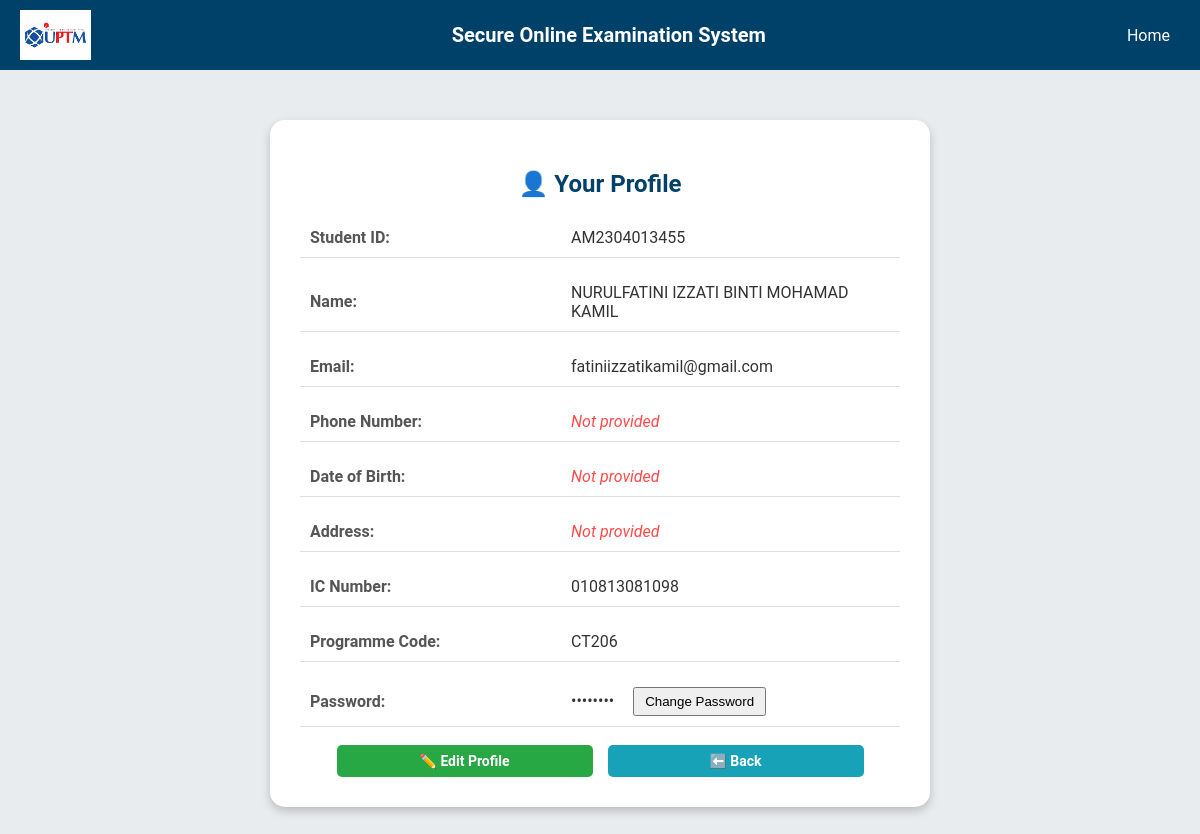
Page /student_profile.php (signed in) on the committed database.
### tables this page shows
CREATE TABLE `students` (
  `student_id` varchar(20) NOT NULL,
  `name` varchar(100) NOT NULL,
  `email` varchar(100) NOT NULL,
  `password` varchar(255) NOT NULL,
  `ic_number` varchar(20) DEFAULT NULL,
  `phone` varchar(20) DEFAULT NULL,
  `dob` date DEFAULT NULL,
  `address` text DEFAULT NULL,
  `programme_code` varchar(20) DEFAULT NULL
);

### student_profile.php (the view, shortened to what this page needs)
<?php
include "db_connection.php";
$student_id = $_SESSION["student_id"];
$studentQuery = $conn->query("SELECT * FROM students WHERE student_id = '$student_id'");
$student = $studentQuery->fetch_assoc();
?>
<!DOCTYPE html>
<html lang="en">
<head>
</head>
<body>
<div class="container">
    <h2>👤 Your Profile</h2>
    <div class="profile-info">
        <div class="profile-label">Student ID:</div>
        <div class="profile-data"><?php echo htmlspecialchars($student['student_id']); ?></div>
    </div>
    <div class="profile-info">
        <div class="profile-label">Name:</div>
        <div class="profile-data"><?php echo htmlspecialchars($student['name']); ?></div>
    </div>
    <div class="profile-info">
        <div class="profile-label">Email:</div>
        <div class="profile-data"><?php echo htmlspecialchars($student['email']); ?></div>
    </div>
    <div class="profile-info">
        <div class="profile-label">Phone Number:</div>
        <div class="profile-data"><?php echo htmlspecialchars($student['phone']) ?: '<span class="empty-data">Not provided</span>'; ?></div>
    </div>
    <div class="profile-info">
        <div class="profile-label">Date of Birth:</div>
        <div class="profile-data"><?php echo htmlspecialchars($student['dob']) ?: '<span class="empty-data">Not provided</span>'; ?></div>
    </div>
    <div class="profile-info">
        <div class="profile-label">Address:</div>
        <div class="profile-data"><?php echo htmlspecialchars($student['address']) ?: '<span class="empty-data">Not provided</span>'; ?></div>
    </div>
    <div class="profile-info">
        <div class="profile-label">IC Number:</div>
        <div class="profile-data"><?php echo htmlspecialchars($student['ic_number']) ?: '<span class="empty-data">Not provided</span>'; ?></div>
    </div>
    <div class="profile-info">
        <div class="profile-label">Programme Code:</div>
        <div class="profile-data"><?php echo htmlspecialchars($student['programme_code']) ?: '<span class="empty-data">Not provided</span>'; ?></div>
    </div>
    <div class="profile-info">
        <div class="profile-label">Password:</div>
        <div class="profile-data">
            ••••••••
            <button onclick="togglePasswordForm()" style="margin-left: 15px; padding: 5px 10px; cursor: pointer;">Change Password</button>
        </div>
    </div>
    <div class="btn-container">
        <a href="edit_profile.php" class="btn">✏️ Edit Profile</a>
        <a href="student_dashboard.php" class="btn btn-back">⬅️ Back </a>
    </div>
</div>
</body>
</html>

### navbar.php (style rules this page uses)
body { font-family: Arial, sans-serif; margin: 0; padding: 0; }

### student_profile.php (style rules this page uses)
body { font-family: 'Roboto', sans-serif; background-color: #e9ecef; margin: 0; padding: 0; }
.container { background: white; padding: 30px; margin: 50px auto; border-radius: 15px; box-shadow: 0px 4px 10px rgba(0,0,0,0.2); width: 50%; text-align: left; }
h2 { text-align: center; color: #00416a; margin-bottom: 20px; }
.profile-info { margin-bottom: 15px; padding: 10px; border-bottom: 1px solid #ddd; display: flex; justify-content: space-between; align-items: center; }
.profile-label { font-weight: bold; color: #555; width: 40%; }
.profile-data { color: #333; width: 55%; }
.btn-container { display: flex; justify-content: center; gap: 15px; flex-wrap: wrap; margin-top: 18px; }
.btn { width: 40%; min-width: 120px; padding: 8px; font-size: 14px; font-weight: bold; color: white; border-radius: 5px; text-align: center; cursor: pointer; background-color: #28a745; text-decoration: none; transition: background-color 0.3s ease, transform 0.2s ease; }
.btn-back { background-color: #17a2b8; }
.empty-data { color: #ff4b4b; font-style: italic; }

### rows in the picture
students: student_id "AM2304013455", name "NURULFATINI IZZATI BINTI MOHAMAD KAMIL", email "fatiniizzatikamil@gmail.com", phone "Not provided", dob "Not provided", address "Not provided", ic_number "010813081098", programme_code "CT206"
